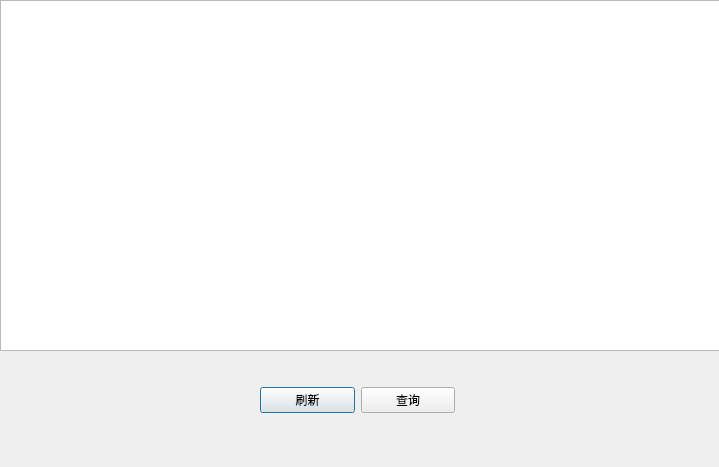
<?xml version="1.0" encoding="UTF-8"?>
<ui version="4.0">
 <class>DialogViewLack</class>
 <widget class="QDialog" name="DialogViewLack">
  <property name="geometry">
   <rect>
    <x>0</x>
    <y>0</y>
    <width>719</width>
    <height>467</height>
   </rect>
  </property>
  <property name="windowTitle">
   <string>Dialog</string>
  </property>
  <widget class="QTableView" name="tableView">
   <property name="geometry">
    <rect>
     <x>0</x>
     <y>0</y>
     <width>721</width>
     <height>351</height>
    </rect>
   </property>
  </widget>
  <widget class="QWidget" name="horizontalLayoutWidget">
   <property name="geometry">
    <rect>
     <x>260</x>
     <y>380</y>
     <width>195</width>
     <height>41</height>
    </rect>
   </property>
   <layout class="QHBoxLayout" name="horizontalLayout">
    <item>
     <widget class="QPushButton" name="btnflush">
      <property name="text">
       <string>刷新</string>
      </property>
     </widget>
    </item>
    <item>
     <widget class="QPushButton" name="btnsel">
      <property name="text">
       <string>查询</string>
      </property>
     </widget>
    </item>
   </layout>
  </widget>
 </widget>
 <resources/>
 <connections/>
</ui>
